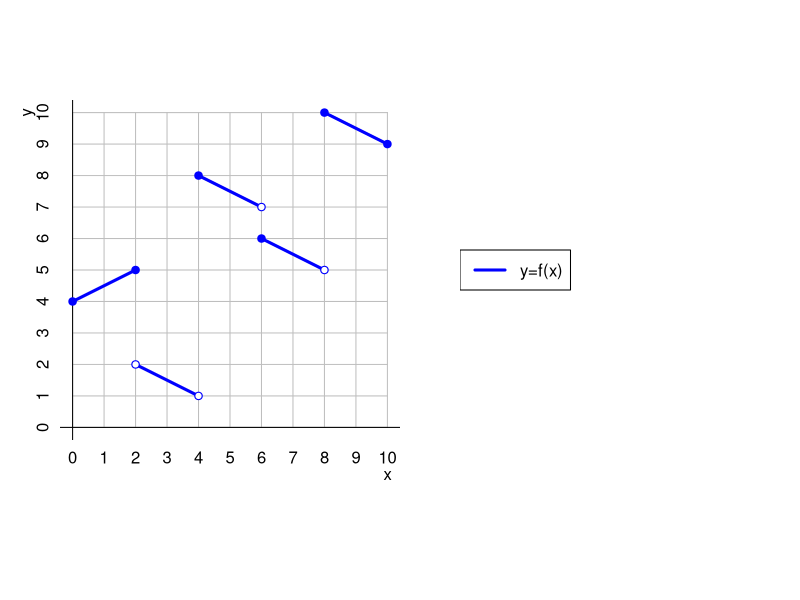
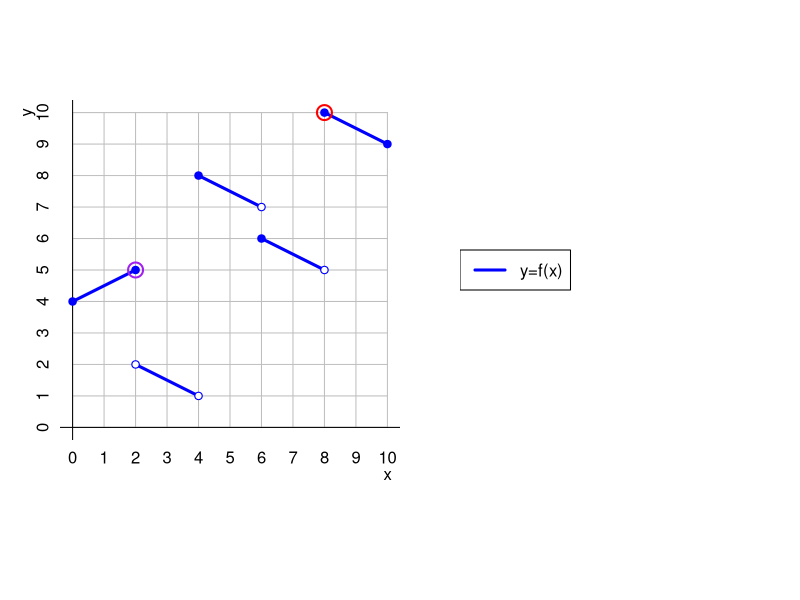

Reproduce these figures in R, in order.
## ---- chunk 1
while(T){
    ylims = sample(2*(0:5),5)
    ylims2 = ylims+sample(c(-1,1),5,T)
    ypnts = c(ylims[1])
    oypnts = numeric()
    for(i in 2:5){
        vv = sample(1:2,2)
        ww = c(ylims[i],ylims2[i-1])
        ypnts = c(ypnts,ww[vv[1]])
        oypnts = c(oypnts,ww[vv[2]])
    }
    ypnts = c(ypnts,ylims2[5])
    xposs = c(2,4,6,8)
    yposs = ypnts[2:5]
    picks = sample(1:4,2)
    x1 = xposs[picks[1]]
    y1 = yposs[picks[1]]
    x2 = xposs[picks[2]]
    y2 = yposs[picks[2]]
    if(min(ylims2)>0 && max(ylims2)<10 &&
       length(unique(ypnts))==6 && 
       y2 %in% oypnts &&
       length(unique(c(x1,y1,x2,y2)))==4){break}
}


ach = 0:10

sol1 = paste0(1*(y1==ach),collapse="")
sol2 = paste0(1*(x2==ach),collapse="")

al = paste0("* ",ach,collapse="\n")
## ---- chunk 2
par(pty="s",mar=c(3,3,0,0),mfrow=c(1,2))
plot(0,0,type="n",xlim=c(0,10),ylim=c(0,10),asp=1,ann=F,axes=F)
for(i in 0:10){
  lines(c(0,10),c(i,i),col="grey")
  lines(c(i,i),c(0,10),col="grey")
}
abline(h=0)
abline(v=0)

axis(1,0:10,tick = F,pos = 0)
axis(2,0:10,tick = F,pos = 0)

mtext("x",1,1.2,at=10)
mtext("y",2,1.2,at=10)

for(i in 1:5){
    lines(c(2*i-2,2*i),c(ylims[i],ylims2[i]),col="blue",lwd=3)
}
points(2*(0:5),ypnts,pch=19,col="blue")
points(2*(1:4),oypnts,pch=19,col="blue")
points(2*(1:4),oypnts,pch=19,col="white",cex=0.7)

plot(0,0,type="n",xlim=c(0,10),ylim=c(0,10),asp=1,ann=F,axes=F)
legend("left","y=f(x)",col="blue",lwd=3)
## ---- chunk 3
par(pty="s",mar=c(3,3,0,0),mfrow=c(1,2))
plot(0,0,type="n",xlim=c(0,10),ylim=c(0,10),asp=1,ann=F,axes=F)
for(i in 0:10){
  lines(c(0,10),c(i,i),col="grey")
  lines(c(i,i),c(0,10),col="grey")
}
abline(h=0)
abline(v=0)

axis(1,0:10,tick = F,pos = 0)
axis(2,0:10,tick = F,pos = 0)

mtext("x",1,1.2,at=10)
mtext("y",2,1.2,at=10)

for(i in 1:5){
    lines(c(2*i-2,2*i),c(ylims[i],ylims2[i]),col="blue",lwd=3)
}
points(2*(0:5),ypnts,pch=19,col="blue")
points(2*(1:4),oypnts,pch=19,col="blue")
points(2*(1:4),oypnts,pch=19,col="white",cex=0.7)


# points(x1,y1,pch=1,cex=1,col="black")
points(x1,y1,pch=1,cex=2,col="red",lwd=2)
# points(x2,y2,pch=1,cex=1,col="black")
points(x2,y2,pch=1,cex=2,col="purple",lwd=2)




plot(0,0,type="n",xlim=c(0,10),ylim=c(0,10),asp=1,ann=F,axes=F)
legend("left","y=f(x)",col="blue",lwd=3)
